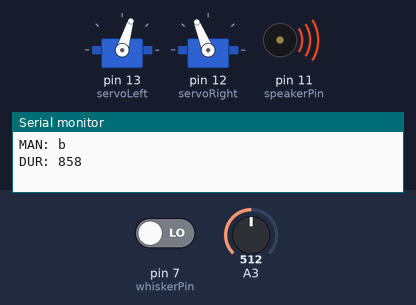
The sketch below on a simulated Arduino Uno, built with avr-gcc and run on an emulated ATmega328P. Parts: 2 × servo, buzzer (waves = sounding), the last lines printed to the serial monitor. Inputs (shaded band) come from the test bench; at power-on: pin 7 (whiskerPin) LOW, A3 = 512. Random numbers use the default seed unless the sketch sets one.

Above: at 1.18 s.
2.0 s: pin 7 (whiskerPin) driven HIGH
At 4.5 s:
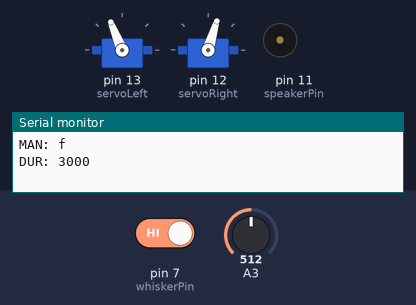
4.9 s: A3 set to 757
7.9 s: A3 set to 783
At 9.7 s:
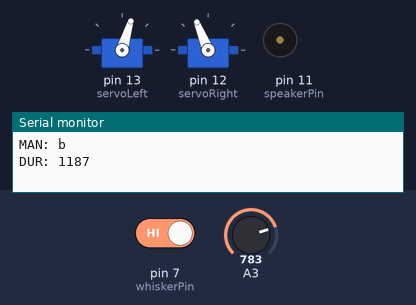
10.9 s: A3 set to 716
At 11.3 s:
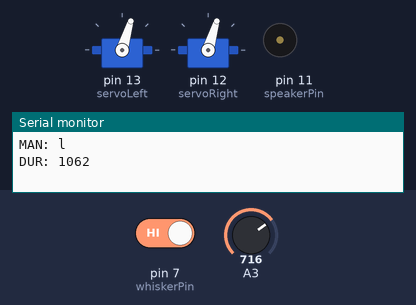
13.5 s: pin 7 (whiskerPin) driven LOW
At 17.1 s:
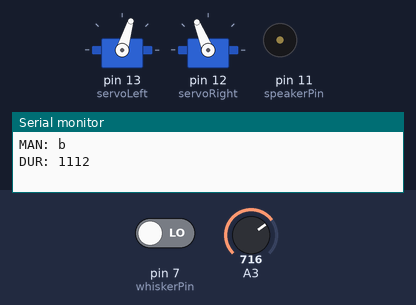
Timing chart, 0 to 17.5 s (numbered marks = the images above; inputs shaded):
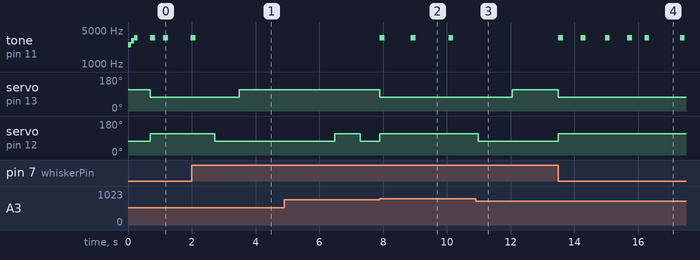

Measured:
- the behaviour switches between 768 and 769 on A3 (found by bisection; images 1 and 2)
- after the input at 2.0 s, servo on pin 13 (servoLeft): 73° → 112° after 1.5 s; servo on pin 12 (servoRight): 112° → 73° after 0.72 s
- after the input at 7.9 s, tone on pin 11 (speakerPin): goes 3500 Hz 0.15 s, silent 0.82 s, 3500 Hz 0.15 s, silent 1.0 s, 3500 Hz 0.15 s, then silent, starting at once; servo on pin 13 (servoLeft): 112° → 73° at once
- after the input at 10.9 s, servo on pin 13 (servoLeft): 73° → 112° after 1.1 s; servo on pin 12 (servoRight): 112° → 73° after 0.09 s
- after the input at 13.5 s, tone on pin 11 (speakerPin): goes 3 × (3500 Hz 0.15 s, silent 0.55 s), 3500 Hz 0.15 s, silent 0.39 s, 3500 Hz 0.15 s, silent 0.96 s, 3500 Hz 0.15 s, then silent, starting at once; servo on pin 13 (servoLeft): 112° → 73° at once

The sketch:

dumb_bot.ino
```cpp
// THIS IS A DUMB BOT
// Suffice it to say, this bot has MAJOR ISSUES.
// That being said, it's got a lot of raw components to be something truly special.
// It's you're job to help it refine those components to overcome it's limitations and ascend to greatness.
// I can already tell you've got some elements of greatness too.
// I'm reassured that, together, you are your bot can reach for the stars and make your dreams come true.
// Good luck.

#include <Servo.h>   //include servo library
#include <stdio.h>
#include <stdlib.h>

Servo servoLeft;
Servo servoRight;

// pin assignments
int whiskerPin=7;
int F_irLED=6;
int R_irLED=5;
int R_irSensor=3;
int L_irSensor=9;
int speakerPin = 11;

// border detection variables
float bottomDetector=0;                                   // current value on the phototransistor
float bottomThresh=1.1;                                   // threshold for detection


// maneuver variables
char dir = 'f';             // direction of the maneuver (initialized to forward)
char prev_dir = 's';        // direction of the previous maneuver (initialized to stop)
long manDur = 800;          // duration of the current maneuver
long boutLength = 3000;     // maximum length of forward run
long fullSpin = 2190;       // duration of a full 360 degree spin (determined emperically)
long smallSweep = 450;      // small angle correction sweep

// IR detection variables


// global script timestamps
long tCurrent=0;
long tPrevious=0;
long tElapsed=0;


// ******************************************************* //
// ************** MICROCONTROLLER SETUP ****************** //
// ******************************************************* //


// Setup runs once before execution of the main loop
void setup() {

  // initialize serial and display initialization msg
  Serial.begin(9600);
  Serial.println("Beep!");

  // play tone on speaker to indicate setup
  tone(speakerPin, 2500, 100);
  delay(100);
  tone(speakerPin, 3000, 100);
  delay(100);
  tone(speakerPin, 3500, 100);
  delay(500);

  // configure pins
  pinMode(whiskerPin, INPUT);                         // Set whisker pin to input
  pinMode(L_irSensor, INPUT);
  pinMode(R_irSensor, INPUT);
  pinMode(F_irLED, INPUT);
  pinMode(R_irLED, INPUT);
  servoLeft.attach(13);                      // Attach left signal to pin 13
  servoRight.attach(12);                     // Attach right signal to pin 12

  // start bot moving forward
  maneuver(dir);

  // initialize luminance threshold
  bottomDetector=volts(A3);
  bottomThresh = bottomDetector * 1.5;


  // Take first time stamp
  tPrevious=micros();

}


// ******************************************************* //
// ******************* MAIN LOOP ************************* //
// ******************************************************* //


void loop() {


  //**************** RECORD TIME STAMPS *************//

  tCurrent=micros();                        // timestamp in microseconds
  tElapsed=tCurrent-tPrevious+tElapsed;
  tPrevious=tCurrent;


  // ****************************************************************** //
  // *********************** BORDER DETECTION ************************* //
  // ****************************************************************** //

  // check whiskers
  byte whisker = digitalRead(whiskerPin);              //  LOW = whisker pressed

  // read from the phototransitor
  bottomDetector = volts(A3);

  // reorient if photosensor value exceeds threshold or whisker press is detected
  if( (bottomDetector > bottomThresh || !whisker) && dir != 'b' ){

      dir = 'b';                               // go backward
      manDur = random(0,800);                  // limit reoriention time between 400-1200ms for small angle turns
      manDur = manDur + 400;

      tPrevious=micros();                        // Grab a new timestamp and reset the maneuver clock
      tElapsed=0;

      tone(speakerPin,3500,150);

  }

  // play warning if phototransitor is saturated
  if( bottomThresh > 5){
    bottomThresh = 5;
    tone(speakerPin,3500,300);
    delay(300);
    tone(speakerPin,2500,300);
    delay(300);
    tone(speakerPin,3500,300);
    delay(300);
    tone(speakerPin,2500,300);
  }


  // ************** IR DETECTION ****************** //

      // make your own code!


  // ****************************************************************** //
  // ********************* IR DETECTION DECISION MAKING *************** //
  // ****************************************************************** //


        // make your own code!


  // *************************************** //
  // ************** MANEUVERS ************** //
  // *************************************** //


  // assign a new maneuver if the maneuver duration is exceeded
   if ( tElapsed > manDur*1000 ){

    // previous maneuver was FORWARD
    if( prev_dir == 'f' ){

      dir = randDir();                         // randomly choose a left-right direction
      manDur = random(0,850);                  // limit spin time to 500-1350ms
      manDur = manDur + 500;

    }

    // previous maneuver was BACKWARD
    if( prev_dir == 'b' ){

      dir = randDir();                         // randomly choose a left-right direction
      manDur = random(0,850);                  // limit spin time to 500-1350ms
      manDur = manDur + 500;

    }

    // previous maneuver was a TURN
    else if( prev_dir == 'r' || prev_dir == 'l' ){

        dir = 'f';
        manDur = boutLength;

    }

  }

  // execute maneuver if direction assignment has changed
  if( dir != prev_dir ){

    Serial.print("MAN: ");                   // print the direction and it's duration to the serial monitor if the direction changes
    Serial.println(dir);
    Serial.print("DUR: ");
    Serial.println(manDur);
    Serial.println(" ");


    maneuver('s');                             // stop the servos before initiating new command
    maneuver(dir);                             // execute new maneuver
    prev_dir = dir;                            // set previous direction to the direction of the new maneuver
    tPrevious=micros();                        // Grab a more accurate tStamp for time of maneuver
    tElapsed=0;                                // Re-initialize timer to 0

  }


}


// ********************************************************** //
// ******************* END OF MAIN LOOP ********************* //
// ********************************************************** //


// ************************************************************** //
// ****************** FUNCTION DEFINITIONS ********************** //
// ************************************************************** //


/* Here is where we define our own functions. You can customize these or create your
   own to do anything you might call in the main loop above!
 */


// Measures volts at adPin and converts the voltage measured as a 10bit integer to a number 0-5 volts
float volts(int adPin)
{
 return float(analogRead(adPin)) * 5.0 / 1024.0;
}


// This function takes direction (dir) as an input and switches it the the opposite direction
char switchDir(char c)
{
  switch(c){
    case 'f':
        c = 'b';      // switch forward to backward
        break;
    case 'b':
        c = 'f';      // switch backward to forward
        break;
    case 'r':
        c = 'l';      // switch right to left
        break;
    case 'l':
        c = 'r';      // switch left to right
        break;
  }
  return c;           // output the new direction
}

// Randomly generates a left-right direction to turn
char randDir()
{
  char turnDir = ' ';
  long randNum = random(0,2);       // generate a random number
  if( randNum ){ turnDir = 'r'; }
  else turnDir = 'l';
  return turnDir;
}


// function to send simple commands to the motors
void maneuver(char c)
{
  switch(c)                                  // Switch based on c
  {
    case 'f':                                // c contains 'f'
      servoLeft.writeMicroseconds(1700);     // Full speed forward
      servoRight.writeMicroseconds(1300);
      break;
    case 'b':                                // c contains 'b'
      servoLeft.writeMicroseconds(1300);     // Full speed backward
      servoRight.writeMicroseconds(1700);
      break;
    case 'l':                                // c contains 'l'
      servoLeft.writeMicroseconds(1300);     // Rotate left in place
      servoRight.writeMicroseconds(1300);
     break;
   case 'r':                                // c contains 'r'
     servoLeft.writeMicroseconds(1700);     // Rotate right in place
     servoRight.writeMicroseconds(1700);
     break;
   case 's':                                // c contains 's'
     servoLeft.writeMicroseconds(1500);     // Stop
     servoRight.writeMicroseconds(1500);
     break;
 }
}


byte detectIR(int sensor)          // Strobe the IR LEDs and read the value on the sensor pin of the IR detector
{
  byte ledStatus=digitalRead(sensor);       // Read the value on the signal pin of the sensor (by default, 0=IR detected, 1=not detected)
  delay(1);
  return !ledStatus;                        // Return the inverse to make 1=PREY, 0=NO PREY
}
```
